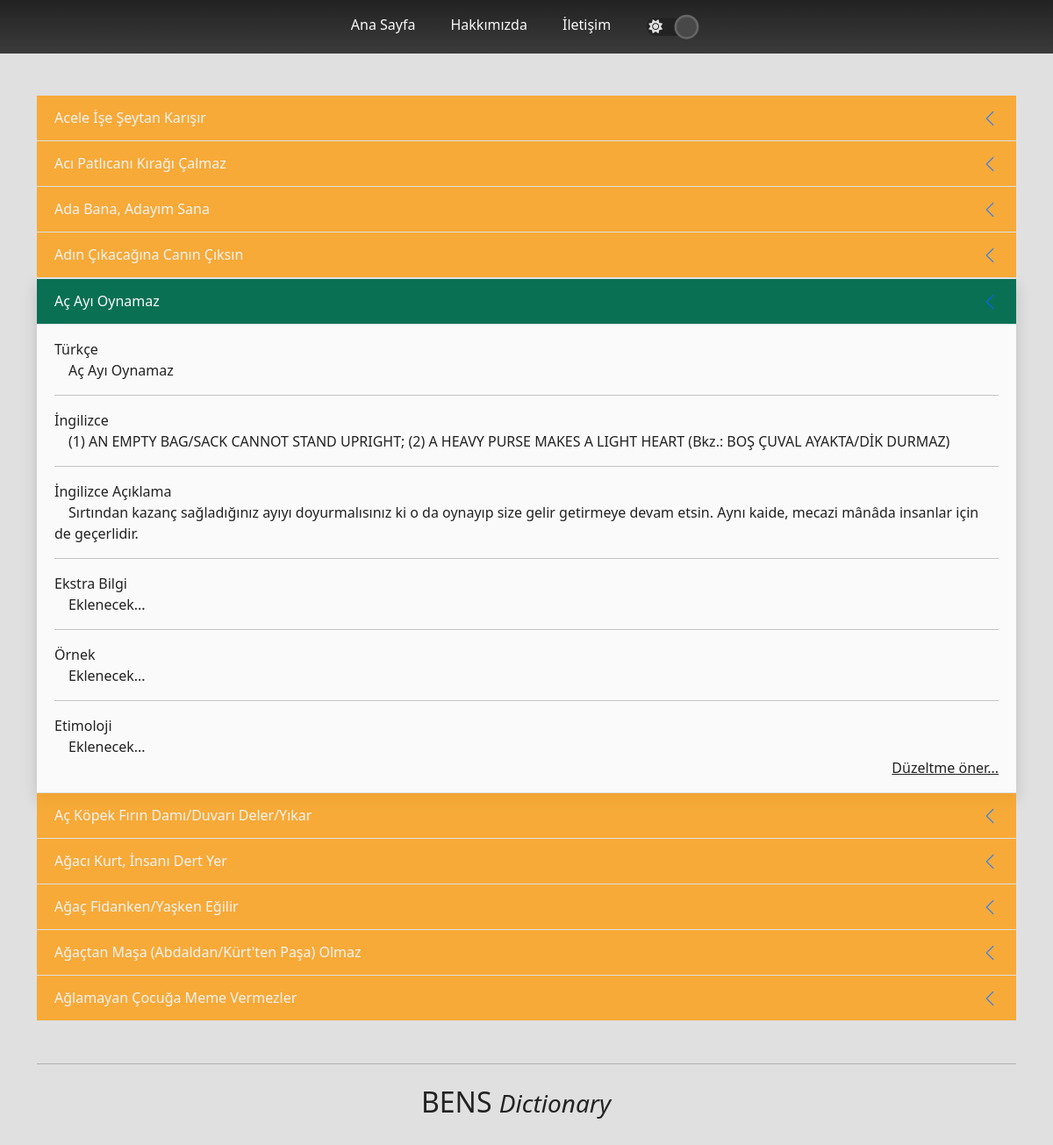
/search/ac-ay-oynamaz, run on the app's committed database.
### dictionary/models.py (models this page shows, shortened)
class Structure(models.Model):
    structureType = models.ForeignKey(typeOf, on_delete=models.CASCADE, null=True)
    turkish = models.CharField(max_length=200)
    english = models.CharField(max_length=200)
    description = models.TextField()
    extraInformation = models.CharField(max_length=200, blank=True, null=True)
    example = models.TextField(blank=True, null=True)
    etymology = models.TextField(blank=True, null=True)
    original = models.ForeignKey(comesFrom, null=True, blank=True, on_delete=models.CASCADE)
    last_searched = models.DateTimeField(auto_now=False, blank=True, null=True)
    search_count = models.IntegerField(default=0)
    slug = models.SlugField(max_length=200, unique=True, null=True, blank=True)

### dictionary/views.py (the view)
# urls.py: path('search/<slug:slug>', views.slugSearch, name='slugSearch'),
def slugSearch(request, slug):
    searchResult = Structure.objects.get(slug=slug)
    resultId = searchResult.id
    print(resultId)
    searchType = searchResult.structureType
    lowerList = []
    upperList = []
    if searchType == 'Tüm Türler':
        for i in range(resultId + 1, resultId + 6):
            try:
                lowerList.append(Structure.objects.get(id=i))
            except:
                break
        if resultId - 5 <= 0:
            for i in range(1, resultId):
                try:
                    upperList.append(Structure.objects.get(id=i))
                except:
                    break
        else:
            for i in range(resultId - 5, resultId):
                try:
                    upperList.append(Structure.objects.get(id=i))
                except:
                    break
    else:
        filteredQueries = Structure.objects.filter(
            structureType=typeOf.objects.get(type=searchType)).order_by(
            'turkish')
        indexOfStructure = list(filteredQueries).index(searchResult)
        print(indexOfStructure)
        upperList = filteredQueries[max(0, indexOfStructure - 5):indexOfStructure]
        lowerList = filteredQueries[indexOfStructure + 1:indexOfStructure + 6]
    return render(request, 'dictionary/search.html',
              {'searchResult': searchResult,
               'lowerList': lowerList, 'upperList': upperList, 'noResult': False})

### dictionary/models.py (called while the page is built)
    def __str__(self):
        return self.type

### dictionary/templates/dictionary/search.html (shortened to what this page needs)
{% extends 'base.html' %}
{% load static %}
{% block content %}
<div class="container mt-5">
    <div class="accordion accordion-flush" id="accordionExample">
        {% for topStructure in upperList %}
            <a href="{% url 'slugSearch' topStructure.slug %}" class="accordion-item no-underline">
                <h2 class="accordion-header no-underline" style="opacity: 0.75;" id="">
                    <div class="accordion-button" type="button" data-bs-toggle="collapse" data-bs-target="" aria-expanded="true" aria-controls="collapseOne">
                        {{ topStructure.turkish }}
                    </div>
                </h2>
            </a>
        {% endfor %}
        {% include 'dictionary/partials/_structure.html' with searchResult=searchResult %}
        {% for downStructure in lowerList %}
        <a href="{% url 'slugSearch' downStructure.slug %}" class="accordion-item no-underline">
            <h2 class="accordion-header no-underline" style="opacity: 0.75;" id="">
                <div class="accordion-button" type="button" data-bs-toggle="collapse" data-bs-target="" aria-expanded="true" aria-controls="collapseOne">
                    {{ downStructure.turkish }}
                </div>
            </h2>
        </a>
        {% endfor %}
    </div>
</div>
{% endblock content %}

### dictionary/templates/dictionary/partials/_structure.html (shortened to what this page needs)
{% if not noResult %}
<div class="accordion-item shadow my-0">
    <h2 class="accordion-header" id="headingOne">
      <button class="accordion-button theme-bg-green" type="button" data-bs-toggle="collapse" data-bs-target="#collapseOne" aria-expanded="false" aria-controls="collapseOne" data-bs-parent="#accordionExample">
        {{ searchResult.turkish }}
      </button>
    </h2>
    <div id="collapseOne" class="accordion-collapse collapse show" aria-labelledby="headingOne" data-bs-parent="#accordionExample">
      <div class="accordion-body theme-bg-color theme-text">
        <span class="theme-text">Türkçe</span><br>
        <span class="p-3">{{ searchResult.turkish }}</span>
        <hr class="text-center">
        <span class="theme-text">İngilizce</span><br>
        <span class="p-3">{{ searchResult.english }}</span>
        <hr class="text-center">
        <span class="theme-text">İngilizce Açıklama</span><br>
        <span class="p-3">{{ searchResult.description }}</span>
        <hr class="text-center">
        <span class="theme-text">Ekstra Bilgi</span><br>
        <span class="p-3">{{ searchResult.extraInformation }}</span>
        <hr class="text-center">
        <span class="theme-text">Örnek</span><br>
        <span class="p-3">{{ searchResult.example }}</span>
        <hr class="text-center">
        <span class="theme-text">Etimoloji</span><br>
        <span class="p-3">{{ searchResult.etymology }}</span>
        <a type="button" class="theme-text d-block text-end" data-bs-toggle="modal" data-bs-target="#staticBackdrop">
          Düzeltme öner...
      </a>
      </div>
    </div>
  </div>
{% else %}
  <div class="container">
    <div class="display-2 text-center p-5">
      Sonuç Bulunamadı
    </div>
  </div>
{% endif %}

### static/css/custom.css (style rules this page uses)
:root { --theme-orange-low-opacity: rgba(255, 153, 0,0.8); --theme-orange: #FF9900; --theme-orange-dark: rgba(196,116,0,1); --theme-orange-dark-low-opacity: rgba(196,116,0,0.8); }
body[data-theme="light"] { background-color: var(--theme-white); --theme-white: #e0e0e0; --theme-full-white: #fafafa; --theme-black: #222222; --theme-blue: #6599FF; --theme-gray: #3b3b3b; --theme-light-blue:#6599FF; --theme-green: #097054; --theme-green-dark: #00e686; --theme-yellow: #FFDE00; }
.theme-bg-color { background: var(--theme-full-white) !important; background: linear-gradient(0deg, var(--theme-full-white) 0%, var(--theme-full-white) 100%) !important; }
.theme-bg-green { background-color: var(--theme-green) !important; }
.theme-text { color: var(--theme-black) !important; }
.no-underline { text-decoration: none !important; }
.accordion-button:nth-child(odd) { background: var(--theme-orange); }
.accordion-button:not(.collapsed) { color: var(--theme-full-white) !important; }
.accordion-button:not(.collapsed)::after { transform: rotate(90deg) !important; }

### data on the page
Structure: turkish "Acele İşe Şeytan Karışır"
Structure: turkish "Acı Patlıcanı Kırağı Çalmaz"
Structure: turkish "Ada Bana, Adayım Sana"
Structure: turkish "Adın Çıkacağına Canın Çıksın"
Structure: turkish "Aç Ayı Oynamaz", english "(1) AN EMPTY BAG/SACK CANNOT STAND UPRIGHT; (2) A HEAVY PURSE MAKES A LIGHT HEART (Bkz.: BOŞ ÇUVAL AYAKTA/DİK DURMAZ)", description "Sırtından kazanç sağladığınız ayıyı doyurmalısınız ki o da oynayıp size gelir getirmeye devam etsin. Aynı kaide, mecazi mânâda insanlar için de geçerlidir.", extraInformation "Eklenecek...", example "Eklenecek...", etymology "Eklenecek..."
Structure: turkish "Aç Köpek Fırın Damı/Duvarı Deler/Yıkar"
Structure: turkish "Ağacı Kurt, İnsanı Dert Yer"
Structure: turkish "Ağaç Fidanken/Yaşken Eğilir"
Structure: turkish "Ağaçtan Maşa (Abdaldan/Kürt'ten Paşa) Olmaz"
Structure: turkish "Ağlamayan Çocuğa Meme Vermezler"
